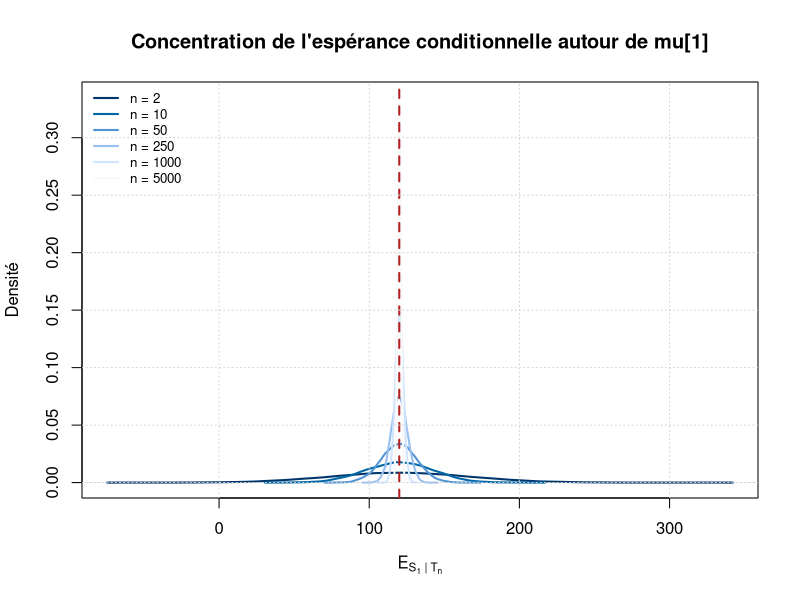
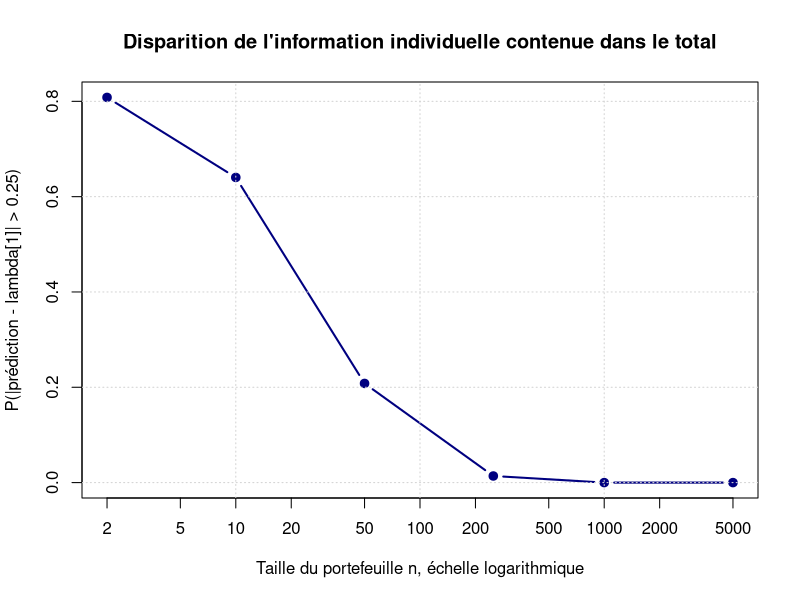
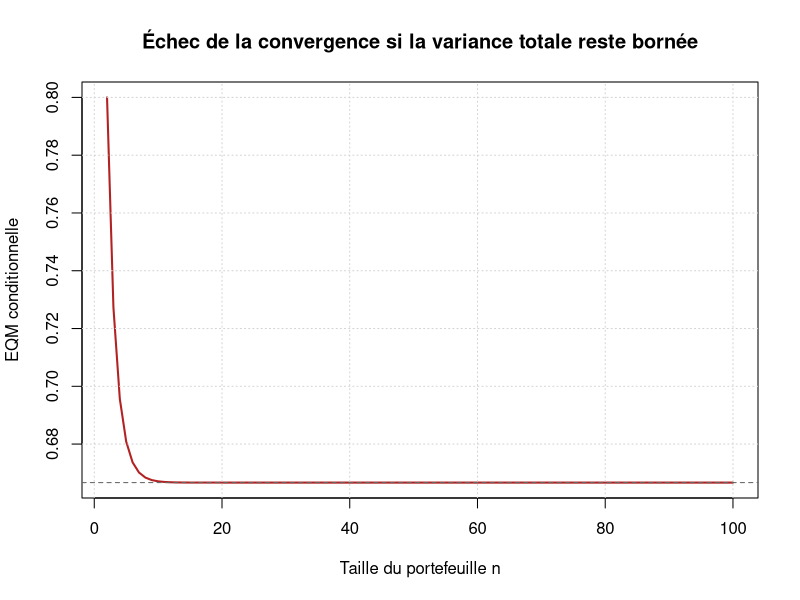

Reproduce these figures in R, in order.
## ---- chunk 1
knitr::opts_chunk$set(
  echo = TRUE,
  warning = FALSE,
  message = FALSE,
  fig.width = 7,
  fig.height = 4.7,
  fig.align = "center"
)
set.seed(2026)
## ---- chunk 2
n_max <- 5000
indice <- 1:n_max

mu_j <- 100 + 20 * sin(indice / 25)
sigma_j <- 35 + 15 * (1 + cos(indice / 17)) / 2

mu_j[1] <- 120
sigma_j[1] <- 60

n_valeurs <- c(2, 5, 10, 25, 50, 100, 250, 500, 1000, 2500, 5000)
variance_totale <- cumsum(sigma_j^2)

mse_theorique_normal <- sigma_j[1]^4 / variance_totale[n_valeurs]
sd_conditionnelle_normal <- sqrt(mse_theorique_normal)
poids_total_normal <- sigma_j[1]^2 / variance_totale[n_valeurs]

resultats_normaux <- data.frame(
  n = n_valeurs,
  poids_du_total = poids_total_normal,
  ecart_type_conditionnel = sd_conditionnelle_normal,
  EQM_theorique = mse_theorique_normal
)

resultats_normaux$poids_du_total <-
  signif(resultats_normaux$poids_du_total, 4)
resultats_normaux$ecart_type_conditionnel <-
  signif(resultats_normaux$ecart_type_conditionnel, 4)
resultats_normaux$EQM_theorique <-
  signif(resultats_normaux$EQM_theorique, 4)

knitr::kable(
  resultats_normaux,
  col.names = c(
    "$n$",
    "$\\sigma_1^2/V_n$",
    "Écart-type de $\\mathbb E[S_1\\mid T_n]$",
    "EQM théorique autour de $\\mu_1$"
  ),
  caption = "Dilution de l'information agrégée dans le modèle normal"
)
## ---- chunk 3
B <- 20000
n_sim <- c(2, 10, 50, 250, 1000, 5000)

simulation_normale <- lapply(n_sim, function(n) {
  moyenne_totale <- sum(mu_j[1:n])
  variance_n <- sum(sigma_j[1:n]^2)
  total <- rnorm(B, moyenne_totale, sqrt(variance_n))
  prediction <- mu_j[1] +
    sigma_j[1]^2 / variance_n * (total - moyenne_totale)

  data.frame(
    n = n,
    prediction = prediction,
    ecart = prediction - mu_j[1]
  )
})

simulation_normale <- do.call(rbind, simulation_normale)

resume_normal <- do.call(
  rbind,
  lapply(n_sim, function(n) {
    ecarts_n <- simulation_normale$ecart[simulation_normale$n == n]

    data.frame(
      n = n,
      moyenne = mean(ecarts_n),
      ecart_type = sd(ecarts_n),
      EQM = mean(ecarts_n^2),
      quantile_025 = unname(quantile(ecarts_n, 0.025)),
      quantile_975 = unname(quantile(ecarts_n, 0.975))
    )
  })
)

rownames(resume_normal) <- NULL

knitr::kable(
  resume_normal,
  digits = 4,
  col.names = c(
    "$n$", "Biais simulé", "Écart-type simulé", "EQM simulée",
    "Quantile 2,5 %", "Quantile 97,5 %"
  ),
  caption = "Simulation de la convergence conditionnelle dans le modèle normal"
)
## ---- chunk 4
couleurs <- hcl.colors(length(n_sim), "Blues 3")

densites <- lapply(n_sim, function(n) {
  density(
    simulation_normale$prediction[simulation_normale$n == n]
  )
})

limite_x <- range(unlist(lapply(densites, function(d) d$x)))
limite_y <- c(0, max(unlist(lapply(densites, function(d) d$y))))

plot(
  densites[[1]],
  xlim = limite_x,
  ylim = limite_y,
  lwd = 2,
  col = couleurs[1],
  xlab = expression(E[S[1] * " | " * T[n]]),
  ylab = "Densité",
  main = "Concentration de l'espérance conditionnelle autour de mu[1]"
)

for (k in 2:length(densites)) {
  lines(densites[[k]], lwd = 2, col = couleurs[k])
}

abline(v = mu_j[1], lwd = 2, lty = 2, col = "firebrick")
legend(
  "topleft",
  legend = paste("n =", n_sim),
  col = couleurs,
  lwd = 2,
  bty = "n",
  cex = 0.8
)
grid()
## ---- chunk 5
lambda_j <- exp(
  log(1.5) +
    0.35 * sin(indice / 20) +
    0.15 * cos(indice / 7)
)
lambda_j[1] <- 2

lambda_totale <- cumsum(lambda_j)
mse_theorique_poisson <- lambda_j[1]^2 / lambda_totale[n_valeurs]
sd_conditionnelle_poisson <- sqrt(mse_theorique_poisson)
poids_total_poisson <- lambda_j[1] / lambda_totale[n_valeurs]

resultats_poisson <- data.frame(
  n = n_valeurs,
  poids_du_total = poids_total_poisson,
  ecart_type_conditionnel = sd_conditionnelle_poisson,
  EQM_theorique = mse_theorique_poisson
)

resultats_poisson$poids_du_total <-
  signif(resultats_poisson$poids_du_total, 4)
resultats_poisson$ecart_type_conditionnel <-
  signif(resultats_poisson$ecart_type_conditionnel, 4)
resultats_poisson$EQM_theorique <-
  signif(resultats_poisson$EQM_theorique, 4)

knitr::kable(
  resultats_poisson,
  col.names = c(
    "$n$", "$\\lambda_1/\\Lambda_n$",
    "Écart-type de $\\mathbb E[S_1\\mid T_n]$",
    "EQM théorique autour de $\\lambda_1$"
  ),
  caption = "Convergence conditionnelle dans le modèle de Poisson"
)
## ---- chunk 6
B_poisson <- 50000
n_sim_poisson <- c(2, 10, 50, 250, 1000, 5000)
delta <- 0.25

resume_poisson <- do.call(
  rbind,
  lapply(n_sim_poisson, function(n) {
    lambda_n <- sum(lambda_j[1:n])
    total <- rpois(B_poisson, lambda_n)
    prediction <- lambda_j[1] / lambda_n * total
    ecart <- prediction - lambda_j[1]

    data.frame(
      n = n,
      moyenne_prediction = mean(prediction),
      ecart_type_prediction = sd(prediction),
      EQM_simulee = mean(ecart^2),
      EQM_theorique = lambda_j[1]^2 / lambda_n,
      probabilite_ecart = mean(abs(ecart) > delta)
    )
  })
)

knitr::kable(
  resume_poisson,
  digits = 5,
  col.names = c(
    "$n$", "Moyenne de la prédiction", "Écart-type",
    "EQM simulée", "EQM théorique",
    paste0("$\\mathbb P(|\\cdot|>", delta, ")$")
  ),
  caption = "Simulation de la convergence dans le modèle de Poisson"
)
## ---- chunk 7
plot(
  resume_poisson$n,
  resume_poisson$probabilite_ecart,
  type = "b",
  pch = 19,
  lwd = 2,
  log = "x",
  col = "navy",
  xlab = "Taille du portefeuille n, échelle logarithmique",
  ylab = paste0("P(|prédiction - lambda[1]| > ", delta, ")"),
  main = "Disparition de l'information individuelle contenue dans le total"
)
grid()
## ---- chunk 8
n_echec <- 2:100
sigma1_carre <- 1
variance_reste <- sapply(
  n_echec,
  function(n) sum(2^(-(2:n)))
)
variance_totale_echec <- sigma1_carre + variance_reste
mse_echec <- sigma1_carre^2 / variance_totale_echec

plot(
  n_echec,
  mse_echec,
  type = "l",
  lwd = 2,
  col = "firebrick",
  xlab = "Taille du portefeuille n",
  ylab = "EQM conditionnelle",
  main = "Échec de la convergence si la variance totale reste bornée"
)
abline(
  h = sigma1_carre^2 / (sigma1_carre + 0.5),
  lty = 2,
  col = "gray40"
)
grid()
